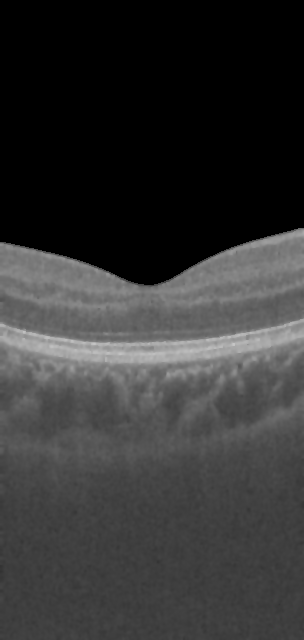
#> input picture data/processed/images/116.bmp, 304 x 640 px, found by its file name
$ python intensity_seg.py
#> lines starting #> are read from the running program, lines starting #| are printed output that depends on the picture; after the words box and inside, x2 and y2 are one past the last pixel; in counts of white or black regions, pixels touching at a corner belong together
import cv2
import numpy as np
import matplotlib.pyplot as plt

# Original OCT image
image_path = (
    "data/raw/OCTA_3mm/116.bmp"
)

processed_path = (
    "data/processed/images/116.bmp"
)

# Parameters to experiment with
E = 12
MIN_REGION_SIZE = 15
ROI_THRESHOLD = 10

image = cv2.imread(image_path, cv2.IMREAD_GRAYSCALE)
#> image is the input picture: shape (640, 304); min 0, max 198, mean 52.2
processed = cv2.imread(processed_path, cv2.IMREAD_GRAYSCALE)

if image is None:
    raise FileNotFoundError(f"Original image not found: {image_path}")

if processed is None:
    raise FileNotFoundError(
        f"Processed image not found: {processed_path}"
    )

if image.shape != processed.shape:
    raise ValueError("Original and processed images must have the same size.")

# --------------------------------------------------
# 1. Identify the retinal region using processed image
# --------------------------------------------------

roi = (processed > ROI_THRESHOLD).astype(np.uint8)
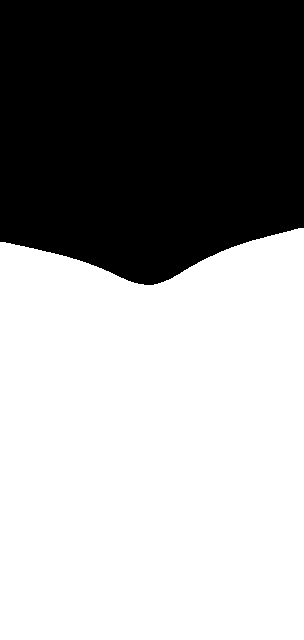
#> roi: shape (640, 304); values 0 (black) and 1 (white), 59.8% white; 1 black region, box (x1, y1, x2, y2) and area: (0, 0, 304, 285) 78130

# Fill small gaps in the retinal region
kernel = cv2.getStructuringElement(
    cv2.MORPH_ELLIPSE, (5, 5)
)

roi = cv2.morphologyEx(
    roi, cv2.MORPH_CLOSE, kernel
)

# Keep the largest connected region
num_labels, component_map, stats, _ = (
    cv2.connectedComponentsWithStats(roi, 8)
)
#> num_labels = 2; stats = [[0, 0, 304, 285, 78130], [0, 228, 304, 412, 116430]]

if num_labels > 1:
    largest = 1 + np.argmax(stats[1:, cv2.CC_STAT_AREA])
#> largest = 1
    roi = (component_map == largest).astype(np.uint8)

# --------------------------------------------------
# 2. Divide retinal pixels into intensity bands
# --------------------------------------------------

intensity = image.astype(np.int32)
bands = intensity // E
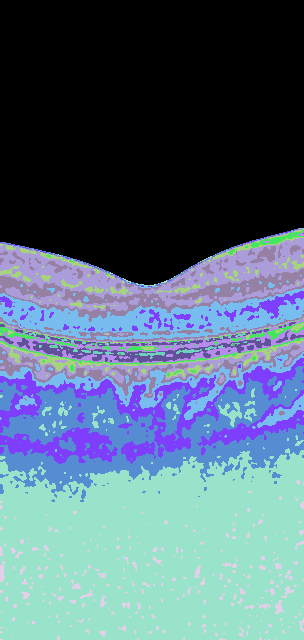
#> bands: shape (640, 304) int32; 14 distinct labels, from 0 to 16; one colour per label, 0 black

# --------------------------------------------------
# 3. Find connected regions within each band
# --------------------------------------------------

labels = np.zeros(image.shape, dtype=np.int32)
next_label = 1

for band in np.unique(bands[roi == 1]):

    binary = (
        (bands == band) & (roi == 1)
    ).astype(np.uint8)

    n, component_map, stats, _ = (
        cv2.connectedComponentsWithStats(
            binary, connectivity=8
        )
    )

    for component in range(1, n):

        area = stats[component, cv2.CC_STAT_AREA]

        if area < MIN_REGION_SIZE:
            continue

        region = component_map == component
        labels[region] = next_label
        next_label += 1
#> this loop made 13 passes
#> n on passes 1 to 12: 296, 74, 106, 134, 93, 126, 91, 144, 92, 57, 43, 41
#> pass 1, `n, component_map, stats, _ = ( cv2.connectedComponentsWithStats( binar..`:
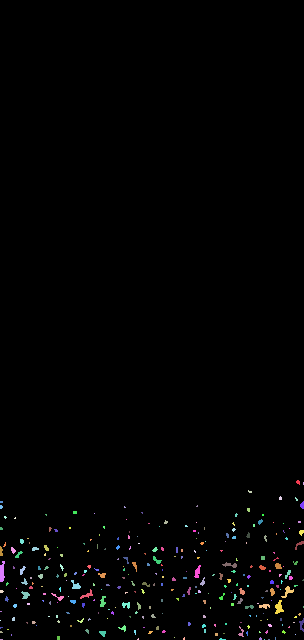
#> component_map: shape (640, 304) int32; 296 distinct labels, from 0 to 295; one colour per label, 0 black
#> pass 2, `n, component_map, stats, _ = ( cv2.connectedComponentsWithStats( binar..`:
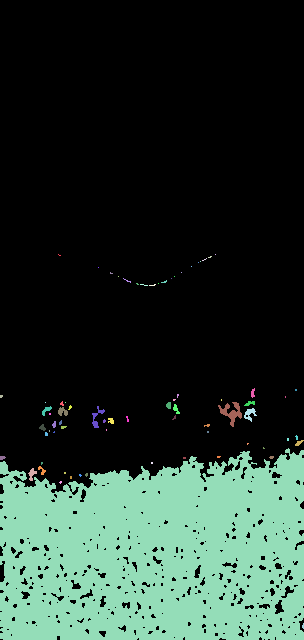
#> component_map: shape (640, 304) int32; 74 distinct labels, from 0 to 73; one colour per label, 0 black
#> after the loop:
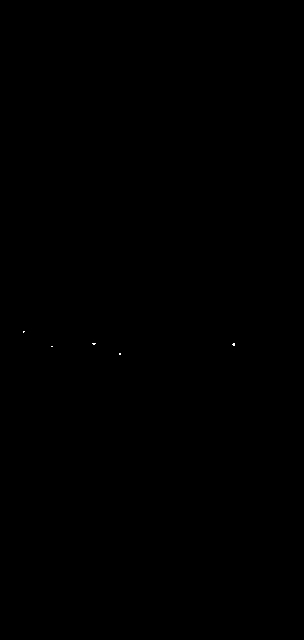
#> binary: shape (640, 304); values 0 (black) and 1 (white), 0.01% white in thin lines or dots, all inside (x1, y1, x2, y2) = (23, 331, 235, 355)
#> after the loop:
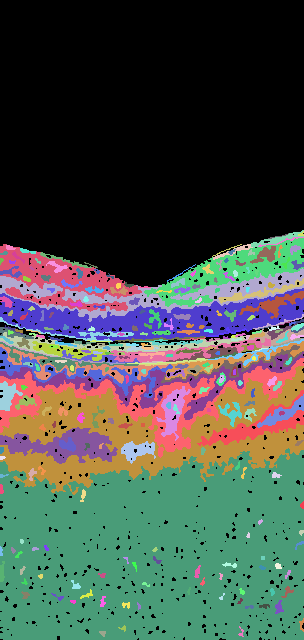
#> labels: shape (640, 304) int32; 289 distinct labels, from 0 to 288; one colour per label, 0 black
#> after the loop, next_label = 289

# --------------------------------------------------
# 4. Assign a distinct colour to every region
# --------------------------------------------------

palette = np.array([
    [255,   0,   0],  # Red
    [  0, 255,   0],  # Green
    [255, 255,   0],  # Yellow
    [255,   0, 255],  # Magenta
    [  0, 255, 255],  # Cyan
    [255, 128,   0],  # Orange
    [128,   0, 255],  # Purple
    [255, 255, 255],  # White
    [  0, 128, 255],  # Orange-red
    [128, 255,   0],  # Lime
], dtype=np.uint8)
#> palette = [[255, 0, 0], [0, 255, 0], [255, 255, 0], [255, 0, 255], [0, 255, 255], [255, 128, 0], [128, 0, 255], [255, 255, 255], [0, 128, 255], [128, 255, 0]]

colours = np.zeros((next_label, 3), dtype=np.uint8)

for label in range(1, next_label):
    colours[label] = palette[(label - 1) % len(palette)]
#> after the loop, colours = 289 rows, first 8: [0, 0, 0], [255, 0, 0], [0, 255, 0], [255, 255, 0], [255, 0, 255], [0, 255, 255], [255, 128, 0], [128, 0, 255]

segmented = colours[labels]

# Pixels outside the retina remain black
segmented[roi == 0] = [0, 0, 0]

# --------------------------------------------------
# 5. Display the results
# --------------------------------------------------

fig, ax = plt.subplots(1, 3, figsize=(16, 7))

ax[0].imshow(image, cmap="gray")
ax[0].set_title("Original OCT")

ax[1].imshow(roi, cmap="gray")
ax[1].set_title("Retinal region mask")

ax[2].imshow(segmented)
ax[2].set_title("Distinct connected regions")

for a in ax:
    a.axis("off")

plt.tight_layout()
plt.show()

# Save the result
output_path = (
    "/Users/vaideheedongre/OCT_Segmentation/"
    "outputs/intensity_regions_116.png"
)

cv2.imwrite(
    output_path,
    cv2.cvtColor(segmented, cv2.COLOR_RGB2BGR)
)
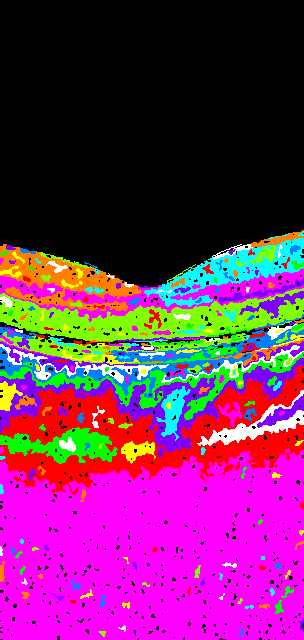
#> saved as intensity_regions_116.png: shape (640, 304, 3); mean B, G, R 97.9, 41.1, 115.4

print(f"Saved result to: {output_path}")
